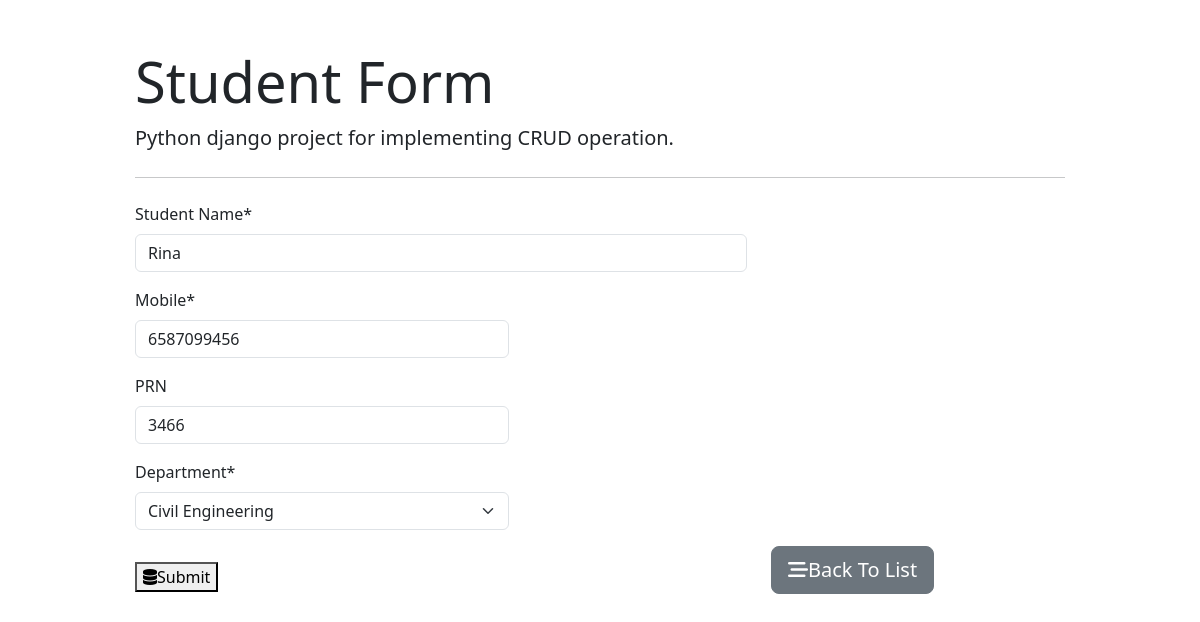
/1/, run on the app's committed database.
### details/models.py (models this page shows, shortened)
class Student(models.Model):
    name = models.CharField(max_length=100)
    prn_no = models.CharField(max_length=15)
    mobile = models.CharField(max_length=15)
    department = models.ForeignKey('Department', on_delete=models.CASCADE)

### details/views.py (the view, shortened to what this page needs)
# urls.py: path('',views.student_form,name='student_insert'),
def student_form(request,id=0):
    if request.method =='GET':
        if id == 0:
          form = StudentForm()
        else:
            student = Student.objects.get(pk=id)
            form = StudentForm(instance=student)
        return render(request,'student_form.html',{'form':form})

### details/forms.py
class StudentForm(forms.ModelForm):
    class Meta:
        model = Student
        fields = ('name','mobile','prn_no','department')
        labels = {
            'name': 'Student Name',
            'prn_no' : 'PRN',
            'mobile':'Mobile',
            'department':'Department'
        }
    def __init__(self,*args,**kwargs):
       super(StudentForm, self).__init__(*args,**kwargs)
       self.fields['prn_no'].required =False
       self.fields['department'].empty_label = 'Choose Department'

### details/models.py (called while the page is built)
    def __str__(self) :
        return self.name

### details/templates/student_form.html (shortened to what this page needs)
{% extends "base.html" %}
{% block content %}
{% load crispy_forms_tags %}
<form action="" method="post" autocomplete="off">
    <div class="row">
        <div class="col-md-8">
            {{form.name | as_crispy_field}}
        </div>
        <div class="col-md-5">
            {{form.mobile | as_crispy_field}}
            {{form.prn_no | as_crispy_field}}
            {{form.department | as_crispy_field}}
        </div>
    </div>
    <div class="row">
        <div class="col-md-8 mt-3">
            <button type="submit" class="btn-btn-success btn-block btn-lg"><i class="fas fa-database"></i>Submit</button>
        </div>
        <div class="col-md-4">
            <a href="{% url 'student_list' %}" class="btn btn-secondary btn-block btn-lg">
              <i class="fas fa-stream"></i>Back To List
            </a>
          </div>
    </div>
</form>
{% endblock content %}

### data on the page
Student: name "Rina", mobile "6587099456", prn_no "3466", department "Civil Engineering"
